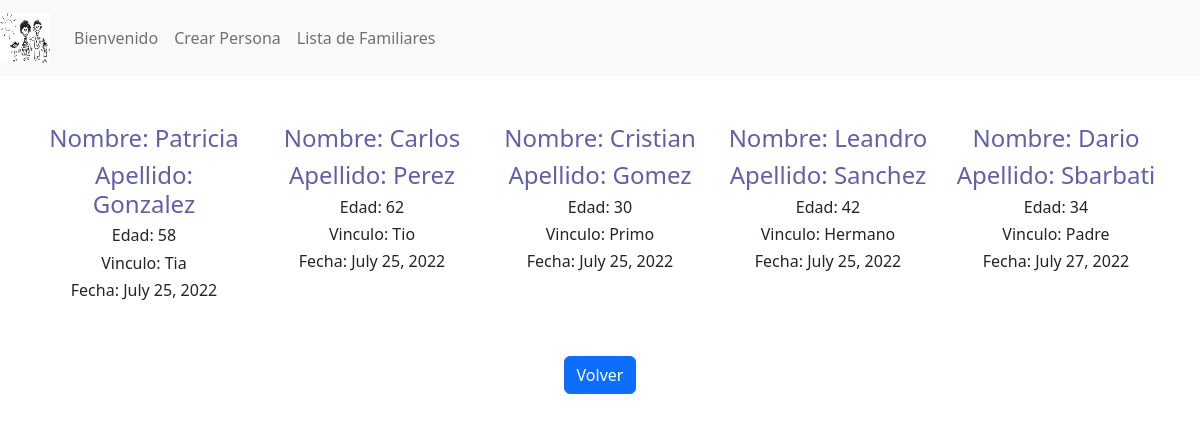
The page /lista/ on the database as committed earlier.
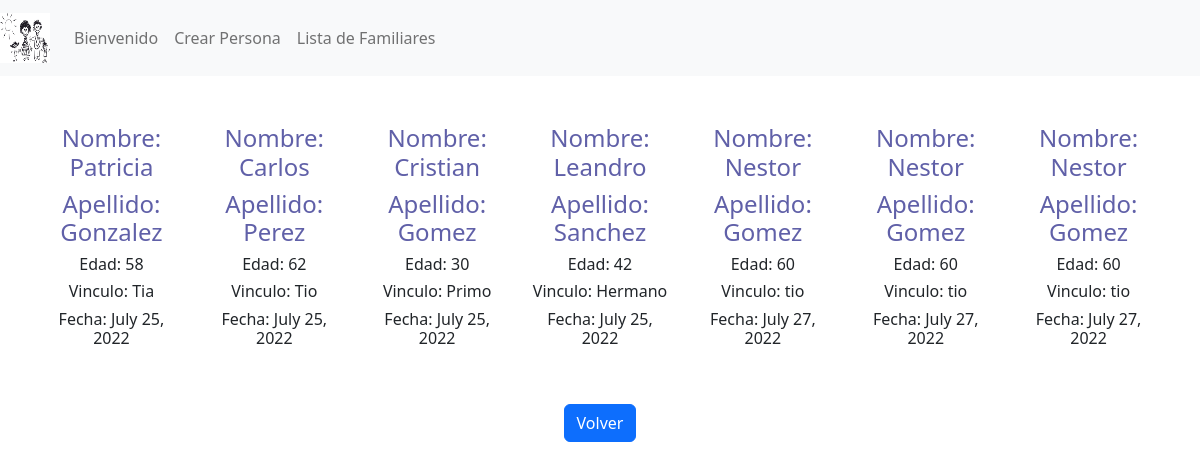
The same page on the database as committed later.
### personas/models.py (models this page shows)
class Persona(models.Model):
    name = models.CharField(max_length=40)
    last_name= models.CharField(max_length=40)
    parent=models.CharField(max_length=40)
    ages= models.IntegerField()
    date = models.DateField(auto_now_add=True)

### personas/views.py (the view)
# urls.py: path('lista/', list_person, name= "listar_personas")
def list_person(resquest):
    persons=Persona.objects.all()
    context={"persons": persons}
    return  render(resquest,"list.html",context=context)

### templates/list.html (shortened to what this page needs)
{% extends "bienvenido.html" %}
{% block body %}
<body style="text-align: center">
    <br>
    <br>
    <div class="container text-center">
        <div class="row align-items-start">
    {% for person in persons %}
            <div class="col">
    <h4 style= "color: rgb(96, 96, 168) ;">Nombre: {{person.name}}</h1>
    <h4 style= "color: rgb(96, 96, 168) ;">Apellido: {{person.last_name}}</h1>
    <h6>Edad: {{person.ages}}</h2>
    <h6>Vinculo: {{person.parent}}</h2>
    <h6>Fecha: {{person.date}}</h2>
    <br>
    <br>
            </div>
    {% endfor %}
        </div>
    </div>
    <a  href="http://127.0.0.1:8000/bienvenido/" type="button" class="btn btn-primary">Volver</a>
</body>
{% endblock %}

Rows that differ between the two databases and show on the page:
removed Persona: name "Dario", last_name "Sbarbati", ages "34", parent "Padre", date "July 27, 2022"
added Persona: name "Nestor", last_name "Gomez", ages "60", parent "tio", date "July 27, 2022"
added Persona: name "Nestor", last_name "Gomez", ages "60", parent "tio", date "July 27, 2022"
added Persona: name "Nestor", last_name "Gomez", ages "60", parent "tio", date "July 27, 2022"
